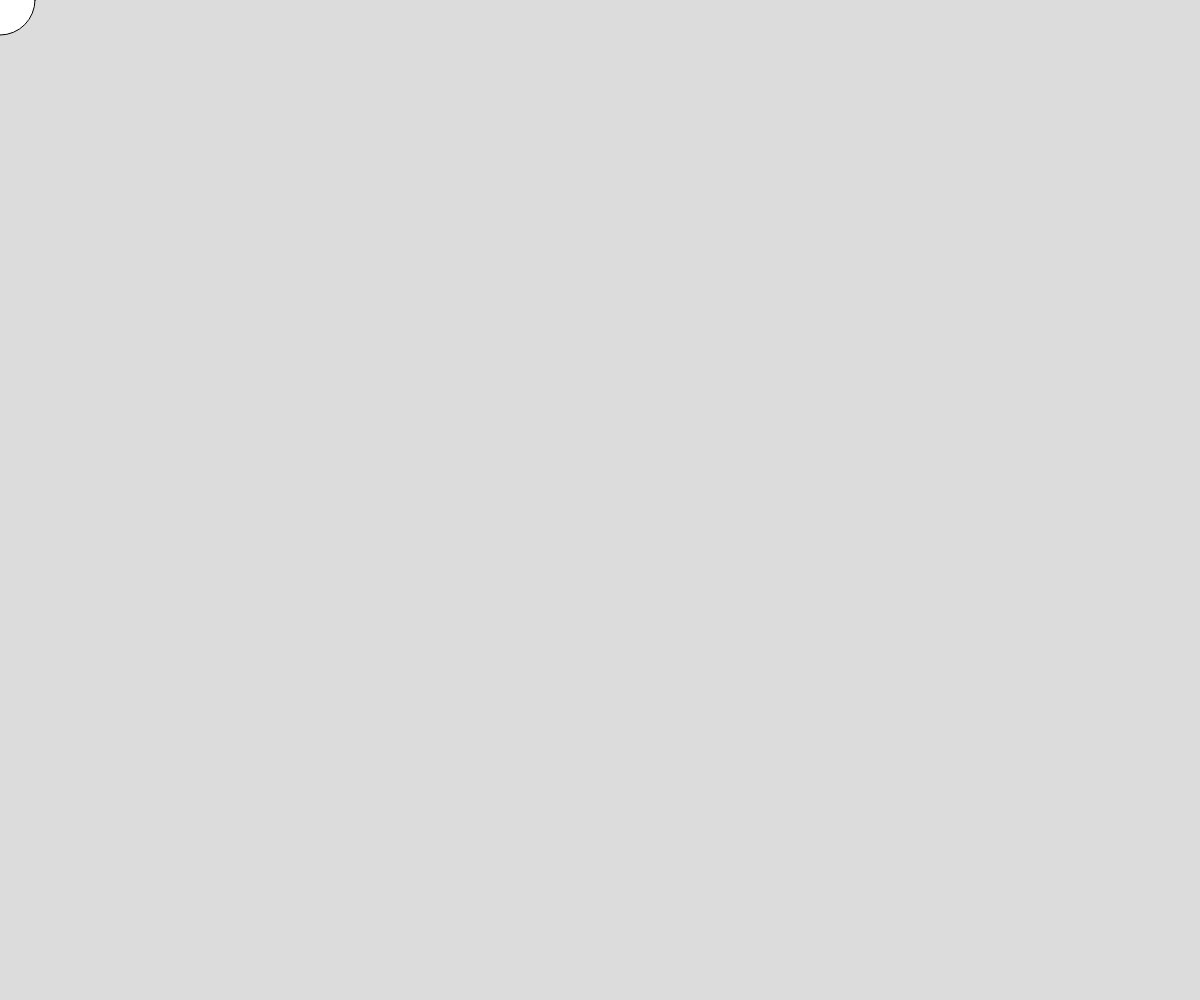
Frame 1 (no input)
Frame 60 (no input): identical to frame 1, image omitted
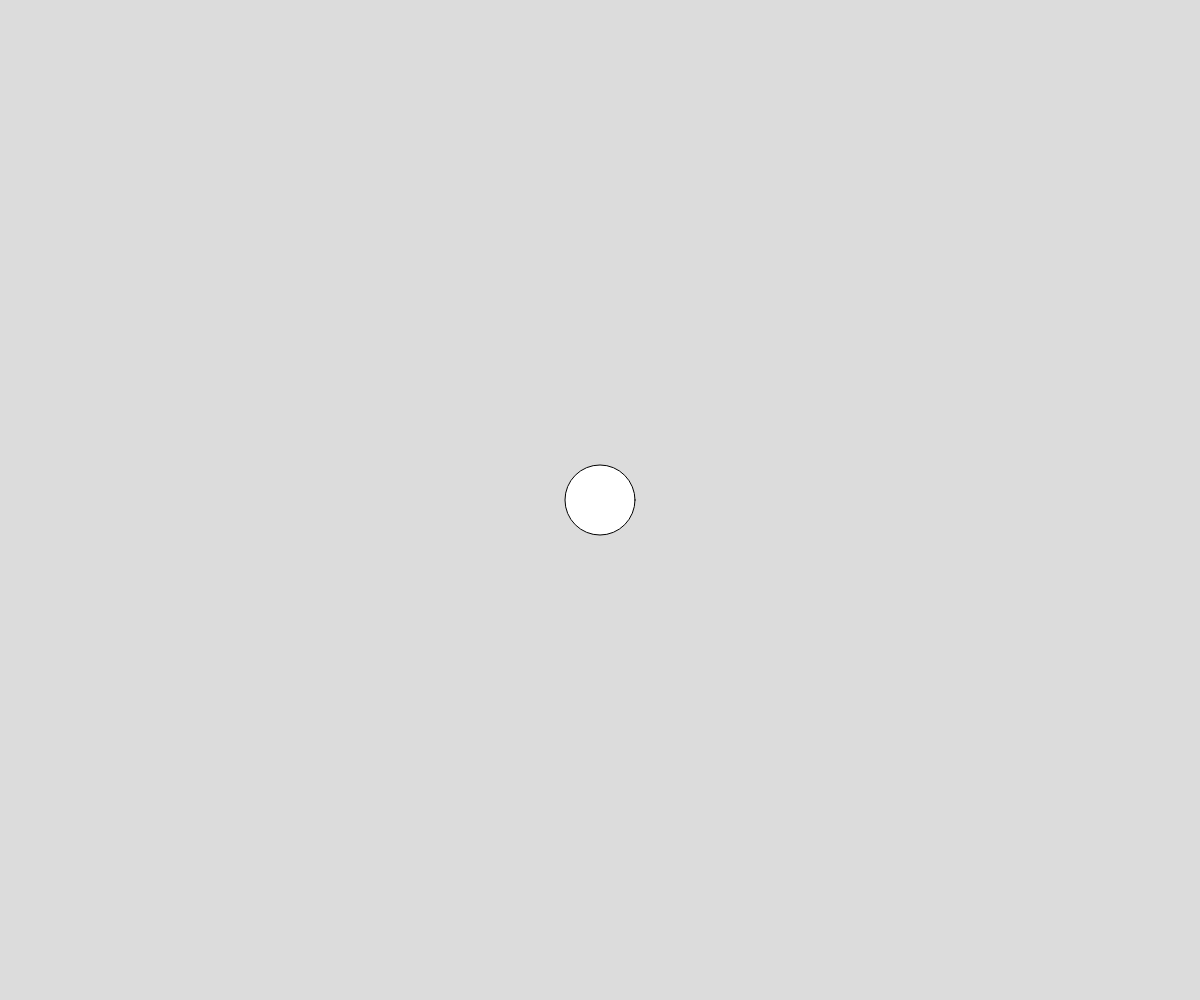
Frame 120 (the mouse pressed at the canvas centre since frame 60)

The p5.js sketch that drew these frames (run headless with seeded random() and noise() and a simulated clock; from frame 60 on, the mouse is pressed at the canvas centre):

// p5.js sketch
// ── sketch.js
// Project Title
// Your Name
// Date
//
// Extra for Experts:
// - describe what you did to take this project "above and beyond"


function setup() {
  createCanvas(windowWidth, windowHeight);
}

function draw() {
  background(220);
  circle(mouseX, mouseY, 70);
}
